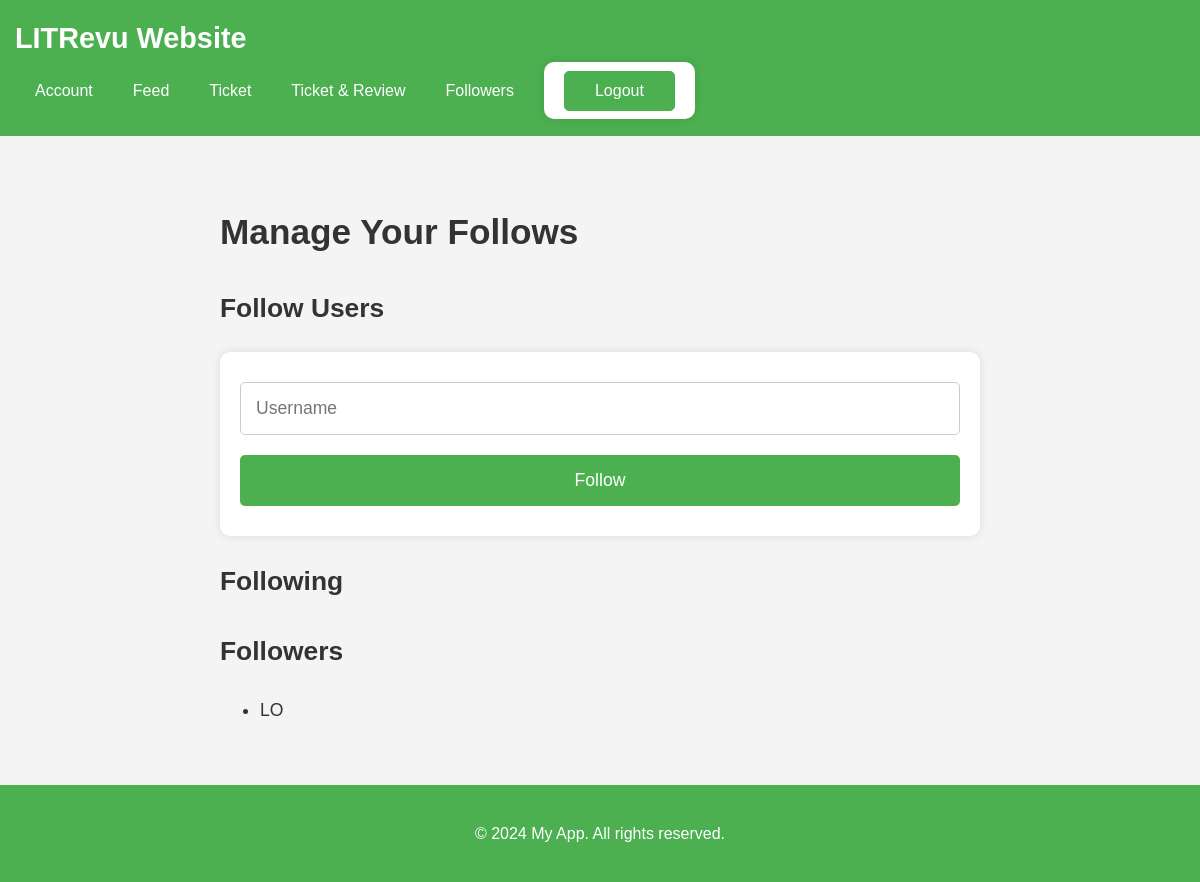
Before: /manage_follows/ (signed in) with the older database file.
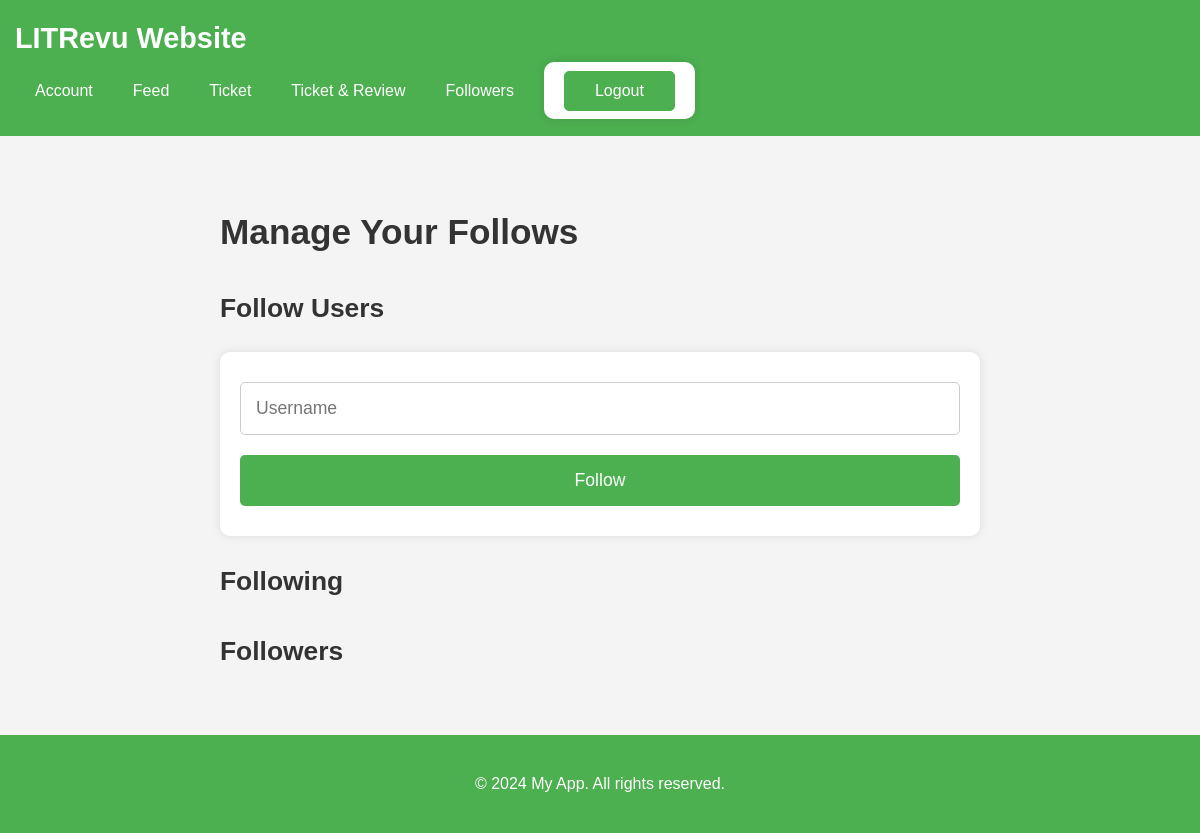
After: the same page with the newer database file.
### myapp/models.py (models this page shows, shortened)
class UserFollows(models.Model):
    user = models.ForeignKey(
        to=settings.AUTH_USER_MODEL, related_name="following", on_delete=models.CASCADE
    )
    followed_user = models.ForeignKey(
        to=settings.AUTH_USER_MODEL, related_name="followers", on_delete=models.CASCADE
    )
    class Meta:
        constraints = [
            UniqueConstraint(
                fields=["user", "followed_user"], name="unique_user_follow"
            )
        ]
        app_label = "myapp"
        verbose_name = "User Follow"
        verbose_name_plural = "User Follows"

### myapp/views.py (the view)
# urls.py: path("manage_follows/", manage_follows, name="manage_follows"),
@login_required
def manage_follows(request):
    user = request.user
    followers = user.followers.all()
    following = user.following.all()
    if request.method == "POST":
        form = FollowForm(request.POST)
        if form.is_valid():
            action = form.cleaned_data["action"]
            target_user = get_object_or_404(
                User, username=form.cleaned_data["username"]
            )
            if action == "follow":
                UserFollows.objects.get_or_create(user=user, followed_user=target_user)
            elif action == "unfollow":
                UserFollows.objects.filter(
                    user=user, followed_user=target_user
                ).delete()
            return redirect("myapp:manage_follows")
    else:
        form = FollowForm()
    return render(
        request,
        "manage_follows.html",
        {"followers": followers, "following": following, "form": form},
    )

### myapp/forms.py
class FollowForm(forms.Form):
    username = forms.CharField(
        max_length=150, widget=forms.TextInput(attrs={"placeholder": "Username"})
    )
    action = forms.ChoiceField(
        choices=[("follow", "Follow"), ("unfollow", "Unfollow")],
        widget=forms.HiddenInput(),
        initial="follow",
    )

### myapp/context_processors.py (called while the page is built)
def media_url(request):
    return {"media_url": settings.MEDIA_URL}

### myapp/templates/manage_follows.html (shortened to what this page needs)
{% extends 'base.html' %}
{% block content %}
<h1>Manage Your Follows</h1>
<h2>Follow Users</h2>
<form method="post" class="follow-form">
    {{ form.username }}
    <button type="submit">Follow</button>
</form>
<h2>Following</h2>
<h2>Followers</h2>
<ul class="followers-list">
    {% for follow in followers %}
        <li>{{ follow.user.username }}</li>
    {% endfor %}
</ul>
{% endblock %}

Changed rows visible on the page:
removed UserFollows: user.username "LO"
